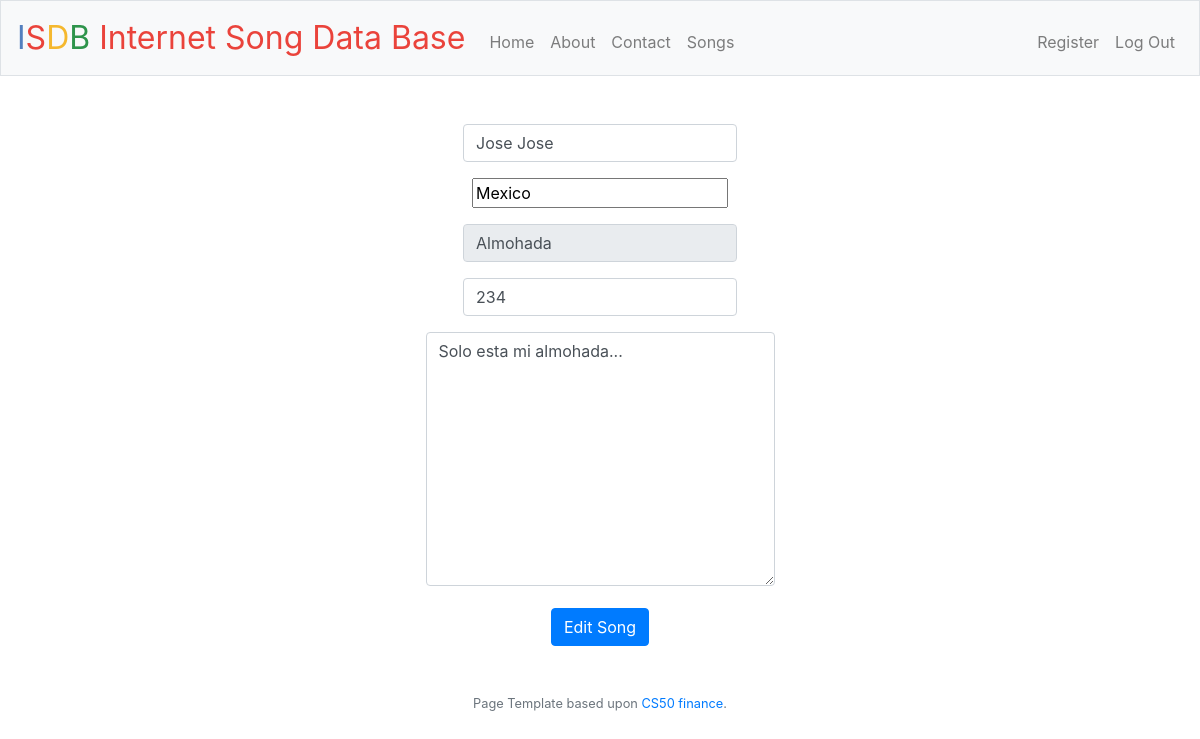
The app's page /songs/4/edit (signed in) with its own data.
### tables this page shows
CREATE TABLE 'artist' (
'id' INTEGER PRIMARY KEY AUTOINCREMENT NOT NULL,
'name' TEXT NOT NULL,
'nationality' TEXT NOT NULL,
'img_url' TEXT NOT NULL
);

CREATE TABLE 'songs' (
'id' INTEGER PRIMARY KEY AUTOINCREMENT NOT NULL,
'title' TEXT NOT NULL,
'duration' INTEGER NOT NULL,
'artist_id' INTEGER NOT NULL,
'lyrics' TEXT NOT NULL,
'num_likes' INTEGER NOT NULL,
FOREIGN KEY(artist_id) REFERENCES artist(id)
);

### application.py (the view, shortened to what this page needs)
@app.route("/songs/<int:song_number>/edit", methods=["GET", "POST"])
def edit_song(song_number):
    if request.method == "GET":
        song_info = db_helpers.fetch_song_info(song_number)
        return render_template("song_edit.html", song_info=song_info)

### application.py (called while the page is built)
@app.after_request
def after_request(response):
    response.headers["Cache-Control"] = "no-cache, no-store, must-revalidate"
    response.headers["Expires"] = 0
    response.headers["Pragma"] = "no-cache"
    return response

### db_helpers.py (called while the page is built)
def fetch_song_info(n):
    song_join = "SELECT s.id, s.title, s.duration, s.lyrics, s.num_likes, a.name, a.nationality, a.img_url FROM songs s JOIN artist a ON s.artist_id = a.id WHERE s.id = ?"
    test = (n, )
    c.execute(song_join, test)
    return c.fetchone()

### templates/song_edit.html (shortened to what this page needs)
{% extends "layout.html" %}
{% block main %}
    <form action="/songs/{{ song_info['id'] }}/edit" method="post">
        <div class="form-group">
            <input autocomplete="off" autofocus value="{{ song_info['name'] }}" class="form-control" name="artist" placeholder="Artist" type="text">
        </div>
        <div class="form-group">
            <input name="country" value="{{ song_info['nationality'] }}" list="countries" placeholder="Country">
        </div>
        <div class="form-group">
            <input autocomplete="off" value="{{ song_info['title'] }}" class="form-control" readonly name="title" placeholder="Title" type="text">
        </div>
        <div class="form-group">
            <input autocomplete="off" class="form-control" value="{{ song_info['duration'] }}" name="duration" placeholder="Duration (seconds)" type="number">
        </div>
        <div class="form-group">
            <textarea name="lyrics" class="form-control" placeholder="Lyrics" id="message" cols="30" rows="10">{{ song_info['lyrics'] }}</textarea>
        </div>
        <button class="btn btn-primary" type="submit">Edit Song</button>
    </form>
{% endblock %}

### static/styles.css (style rules this page uses)
main .form-control { display: inline-block; width: auto; }

### records on screen
artist: artist "Jose Jose", country "Mexico"
songs: title "Almohada", duration "234", lyrics "Solo esta mi almohada..."
